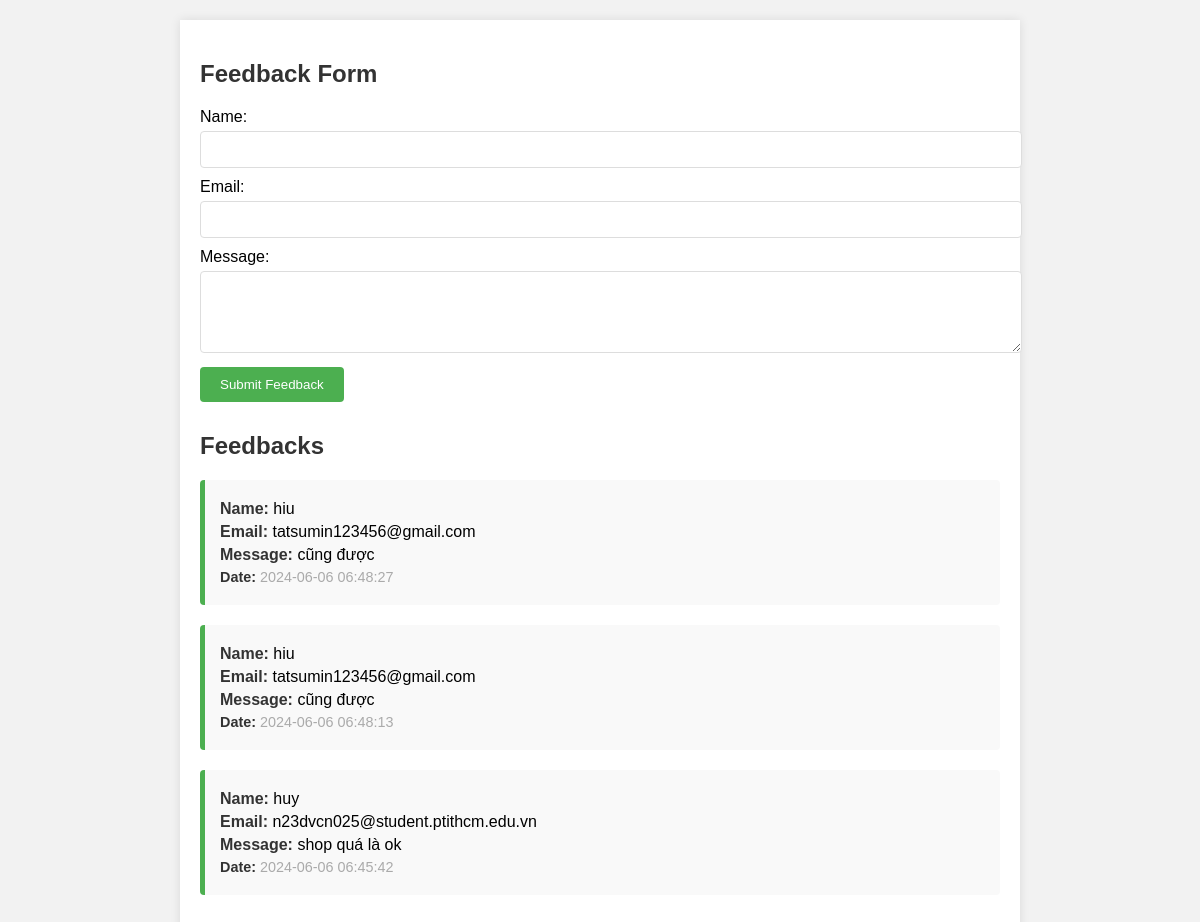
Page /feedback.php on the committed database.
### tables this page shows
CREATE TABLE `feedback1` (
  `id` int(11) NOT NULL,
  `name` varchar(255) NOT NULL,
  `email` varchar(255) NOT NULL,
  `message` text NOT NULL,
  `created_at` timestamp NOT NULL DEFAULT current_timestamp()
);

### feedback.php (the view, shortened to what this page needs)
<!DOCTYPE html>
<html lang="en">
<head>
</head>
<body>
<div class="container">
    <h2>Feedback Form</h2>
    <form action="feedback.php" method="POST">
        <label for="name">Name:</label><br>
        <input type="text" id="name" name="name" required><br>
        <label for="email">Email:</label><br>
        <input type="email" id="email" name="email" required><br>
        <label for="message">Message:</label><br>
        <textarea id="message" name="message" rows="4" required></textarea><br>
        <button type="submit">Submit Feedback</button>
    </form>
    <?php
    include 'db.php';
    $sql = "SELECT name, email, message, created_at FROM Feedback1 ORDER BY created_at DESC";
    $result = $conn->query($sql);
    if ($result->num_rows > 0) {
        echo "<h2>Feedbacks</h2>";
        while($row = $result->fetch_assoc()) {
            echo "<div class='feedback'>";
            echo "<p><strong>Name:</strong> " . htmlspecialchars($row["name"]) . "</p>";
            echo "<p><strong>Email:</strong> " . htmlspecialchars($row["email"]) . "</p>";
            echo "<p><strong>Message:</strong> " . htmlspecialchars($row["message"]) . "</p>";
            echo "<p class='date'><strong>Date:</strong> " . htmlspecialchars($row["created_at"]) . "</p>";
            echo "</div>";
        }
    } else {
        echo "No feedbacks found.";
    }
    ?>
</div>
</body>
</html>

### feedback.php (style rules this page uses)
body { font-family: Arial, sans-serif; background-color: #f2f2f2; margin: 0; padding: 20px; }
.container { max-width: 800px; margin: auto; background: white; padding: 20px; box-shadow: 0 0 10px rgba(0, 0, 0, 0.1); }
h2 { color: #333; }
form { margin-bottom: 30px; }
form input, form textarea { width: 100%; padding: 10px; margin: 5px 0 10px; border: 1px solid #ddd; border-radius: 4px; }
form button { background-color: #4CAF50; color: white; padding: 10px 20px; border: none; border-radius: 4px; cursor: pointer; }
.feedback { background: #f9f9f9; margin-bottom: 20px; padding: 15px; border-left: 5px solid #4CAF50; border-radius: 4px; }
.feedback p { margin: 5px 0; }
.feedback p strong { color: #333; }
.feedback p.date { color: #aaa; font-size: 0.9em; }

### rows in the picture
feedback1: name "hiu", email "tatsumin123456@gmail.com", message "cũng được", created_at "2024-06-06 06:48:27"
feedback1: name "hiu", email "tatsumin123456@gmail.com", message "cũng được", created_at "2024-06-06 06:48:13"
feedback1: name "huy", email "n23dvcn025@student.ptithcm.edu.vn", message "shop quá là ok", created_at "2024-06-06 06:45:42"
